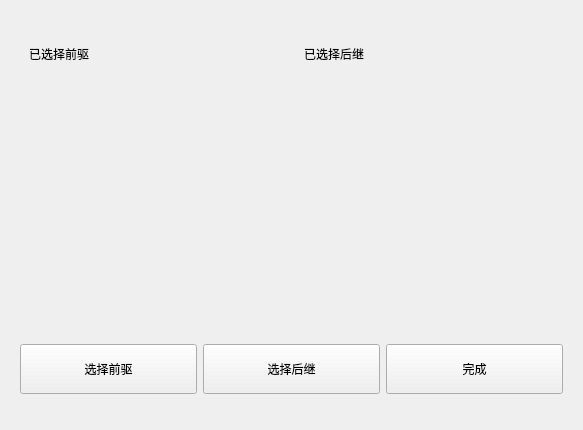
<?xml version="1.0" encoding="UTF-8"?>
<ui version="4.0">
 <class>choose_preornext</class>
 <widget class="QWidget" name="choose_preornext">
  <property name="geometry">
   <rect>
    <x>0</x>
    <y>0</y>
    <width>583</width>
    <height>430</height>
   </rect>
  </property>
  <property name="windowTitle">
   <string>Form</string>
  </property>
  <layout class="QVBoxLayout" name="verticalLayout">
   <item>
    <widget class="QWidget" name="widget" native="true">
     <layout class="QHBoxLayout" name="horizontalLayout_2">
      <item>
       <widget class="QWidget" name="widget_3" native="true">
        <property name="minimumSize">
         <size>
          <width>0</width>
          <height>200</height>
         </size>
        </property>
        <layout class="QVBoxLayout" name="verticalLayout_2">
         <item>
          <widget class="QLabel" name="label">
           <property name="maximumSize">
            <size>
             <width>16777215</width>
             <height>50</height>
            </size>
           </property>
           <property name="text">
            <string>已选择前驱</string>
           </property>
          </widget>
         </item>
         <item>
          <widget class="QWidget" name="widget_5" native="true"/>
         </item>
        </layout>
       </widget>
      </item>
      <item>
       <widget class="QWidget" name="widget_4" native="true">
        <property name="minimumSize">
         <size>
          <width>0</width>
          <height>200</height>
         </size>
        </property>
        <layout class="QVBoxLayout" name="verticalLayout_3">
         <item>
          <widget class="QLabel" name="label_2">
           <property name="minimumSize">
            <size>
             <width>0</width>
             <height>50</height>
            </size>
           </property>
           <property name="maximumSize">
            <size>
             <width>16777215</width>
             <height>50</height>
            </size>
           </property>
           <property name="text">
            <string>已选择后继</string>
           </property>
          </widget>
         </item>
         <item>
          <widget class="QWidget" name="widget_6" native="true"/>
         </item>
        </layout>
       </widget>
      </item>
     </layout>
    </widget>
   </item>
   <item>
    <widget class="QWidget" name="widget_2" native="true">
     <property name="minimumSize">
      <size>
       <width>0</width>
       <height>0</height>
      </size>
     </property>
     <property name="maximumSize">
      <size>
       <width>16777215</width>
       <height>100</height>
      </size>
     </property>
     <layout class="QHBoxLayout" name="horizontalLayout">
      <item>
       <widget class="QPushButton" name="pushButton">
        <property name="minimumSize">
         <size>
          <width>0</width>
          <height>50</height>
         </size>
        </property>
        <property name="text">
         <string>选择前驱</string>
        </property>
       </widget>
      </item>
      <item>
       <widget class="QPushButton" name="pushButton_2">
        <property name="minimumSize">
         <size>
          <width>0</width>
          <height>50</height>
         </size>
        </property>
        <property name="text">
         <string>选择后继</string>
        </property>
        <property name="checkable">
         <bool>true</bool>
        </property>
       </widget>
      </item>
      <item>
       <widget class="QPushButton" name="pushButton_3">
        <property name="minimumSize">
         <size>
          <width>0</width>
          <height>50</height>
         </size>
        </property>
        <property name="text">
         <string>完成</string>
        </property>
       </widget>
      </item>
     </layout>
    </widget>
   </item>
  </layout>
 </widget>
 <resources/>
 <connections/>
</ui>
